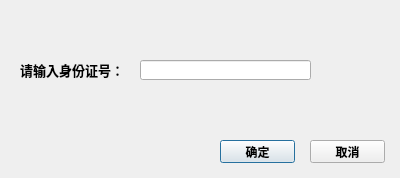
<?xml version="1.0" encoding="UTF-8"?>
<ui version="4.0">
 <class>orderin</class>
 <widget class="QDialog" name="orderin">
  <property name="geometry">
   <rect>
    <x>0</x>
    <y>0</y>
    <width>400</width>
    <height>178</height>
   </rect>
  </property>
  <property name="windowTitle">
   <string>入住验证</string>
  </property>
  <widget class="QLabel" name="label">
   <property name="geometry">
    <rect>
     <x>20</x>
     <y>60</y>
     <width>111</width>
     <height>20</height>
    </rect>
   </property>
   <property name="font">
    <font>
     <pointsize>10</pointsize>
     <weight>75</weight>
     <bold>true</bold>
    </font>
   </property>
   <property name="text">
    <string>请输入身份证号：</string>
   </property>
  </widget>
  <widget class="QLineEdit" name="idEdit">
   <property name="geometry">
    <rect>
     <x>140</x>
     <y>60</y>
     <width>171</width>
     <height>20</height>
    </rect>
   </property>
  </widget>
  <widget class="QPushButton" name="ok">
   <property name="geometry">
    <rect>
     <x>220</x>
     <y>140</y>
     <width>75</width>
     <height>23</height>
    </rect>
   </property>
   <property name="font">
    <font>
     <weight>75</weight>
     <bold>true</bold>
    </font>
   </property>
   <property name="text">
    <string>确定</string>
   </property>
  </widget>
  <widget class="QPushButton" name="pushButton_2">
   <property name="geometry">
    <rect>
     <x>310</x>
     <y>140</y>
     <width>75</width>
     <height>23</height>
    </rect>
   </property>
   <property name="font">
    <font>
     <weight>75</weight>
     <bold>true</bold>
    </font>
   </property>
   <property name="text">
    <string>取消</string>
   </property>
  </widget>
 </widget>
 <resources/>
 <connections/>
</ui>
